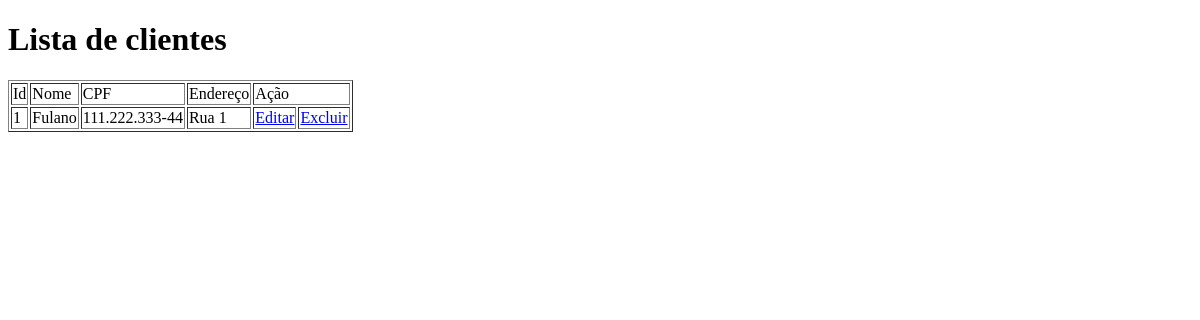
The app's page /codigo/listarClientes.php, older data.
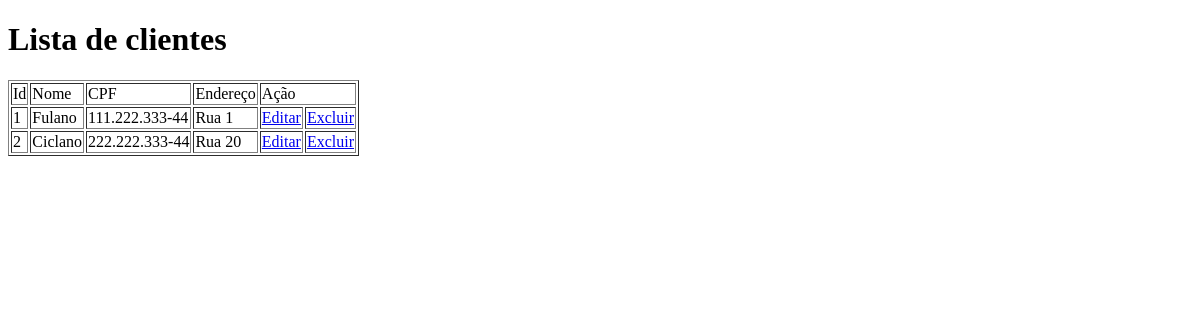
The same page, newer data.
### tables this page shows
CREATE TABLE IF NOT EXISTS `tb_cliente` (
  `idcliente` INT NOT NULL AUTO_INCREMENT,
  `nome` VARCHAR(80) NOT NULL,
  `cpf` VARCHAR(14) NOT NULL,
  `endereco` VARCHAR(100) NULL,
  PRIMARY KEY (`idcliente`));

### codigo/funcoes.php (called while the page is built, shortened)
<?php
function listarClientes($conexao) {
    $sql = "SELECT * FROM tb_cliente";
    $comando = mysqli_prepare($conexao, $sql);
    mysqli_stmt_execute($comando);
    $resultado = mysqli_stmt_get_result($comando);
    $lista_clientes = [];
    while ($cliente = mysqli_fetch_assoc($resultado)) {
        $lista_clientes[] = $cliente;
    }
    return $lista_clientes;
}
?>

### codigo/listarClientes.php (the view, shortened to what this page needs)
<!DOCTYPE html>
<html lang="en">
<head>
</head>
<body>
    <h1>Lista de clientes</h1>
    <?php
    require_once "conexao.php";
    require_once "funcoes.php";
    $lista_clientes = listarClientes($conexao);
    if (count($lista_clientes) == 0) {
        echo "Não existem clientes cadastrados.";
    } else {
    ?>
        <table border="1">
            <tr>
                <td>Id</td>
                <td>Nome</td>
                <td>CPF</td>
                <td>Endereço</td>
                <td colspan="2">Ação</td>
            </tr>
        <?php
        foreach ($lista_clientes as $cliente) {
            $idcliente = $cliente['idcliente'];
            $nome = $cliente['nome'];
            $cpf = $cliente['cpf'];
            $endereco = $cliente['endereco'];
            echo "<tr>";
            echo "<td>$idcliente</td>";
            echo "<td>$nome</td>";
            echo "<td>$cpf</td>";
            echo "<td>$endereco</td>";
            echo "<td><a href='formCliente.php?id=$idcliente'>Editar</a></td>";
            echo "<td><a href='deletarCliente.php?id=$idcliente'>Excluir</a></td>";
            echo "</tr>";
        }
    }
        ?>
        </table>
</body>
</html>

Row changes from the older to the newer data that the page shows:
added tb_cliente: idcliente "2", nome "Ciclano", cpf "222.222.333-44", endereco "Rua 20"
